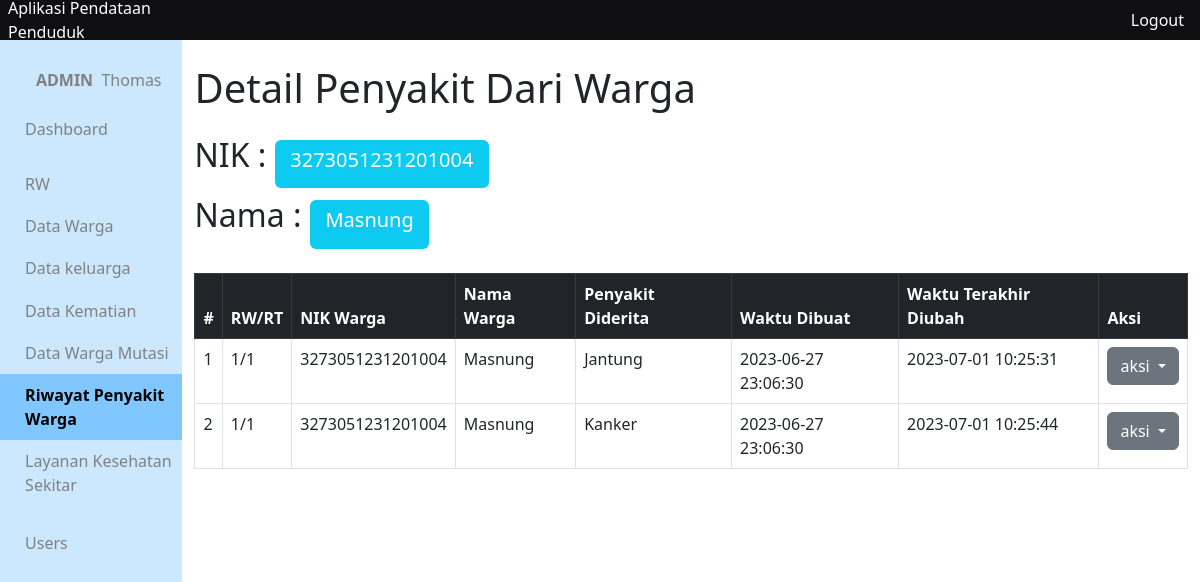
Page /app/views/penyakit-warga/detail.php?nik=3273051231201004&nama=Masnung (signed in) on the committed database.
### tables this page shows
CREATE TABLE `riwayat_penyakit_warga` (
  `id_penyakit_warga` int(10) NOT NULL,
  `nik_penyakit` varchar(16) NOT NULL,
  `id_t_penyakit` int(10) DEFAULT NULL,
  `created_at` timestamp NOT NULL DEFAULT current_timestamp(),
  `updated_at` timestamp NOT NULL DEFAULT current_timestamp()
);

CREATE TABLE `warga` (
  `nik_warga` varchar(16) NOT NULL,
  `no_kk` varchar(16) DEFAULT NULL,
  `status_kk` varchar(50) DEFAULT NULL,
  `nama_warga` varchar(300) DEFAULT NULL,
  `tempat_lahir` varchar(300) DEFAULT NULL,
  `tanggal_lahir` date DEFAULT NULL,
  `alamat_ktp` varchar(300) DEFAULT NULL,
  `alamat_tinggal` varchar(300) DEFAULT NULL,
  `no_rt` int(10) DEFAULT NULL,
  `no_rw` int(10) DEFAULT NULL,
  `agama` varchar(50) DEFAULT NULL,
  `pendidikan_terakhir` varchar(20) DEFAULT NULL,
  `pekerjaan` varchar(200) DEFAULT NULL,
  `jenis_kelamin` char(1) DEFAULT NULL,
  `status_perkawinan` varchar(15) DEFAULT NULL,
  `status_warga` varchar(10) DEFAULT NULL,
  `status_kehidupan` varchar(10) DEFAULT NULL,
  `kewarganegaraan` varchar(10) DEFAULT NULL,
  `gol_darah` char(2) DEFAULT NULL,
  `kontak` varchar(15) DEFAULT NULL,
  `id_adder` int(10) DEFAULT NULL,
  `id_updater` int(10) DEFAULT NULL,
  `created_at` timestamp NULL DEFAULT current_timestamp(),
  `updated_at` timestamp NULL DEFAULT current_timestamp()
);

CREATE TABLE `penyakit` (
  `id_penyakit` int(10) NOT NULL,
  `nama_penyakit` varchar(100) DEFAULT NULL
);

### app/functions/penyakit-warga/function-crud.php (called while the page is built, shortened)
<?php
require_once __DIR__.'/../main-function.php';
function getPenyakitByNIK($nik){
	$query = "SELECT *, nama_penyakit as penyakit,
	riwayat_penyakit_warga.created_at AS ditambah, riwayat_penyakit_warga.updated_at AS diubah
	FROM riwayat_penyakit_warga
	INNER JOIN warga ON riwayat_penyakit_warga.nik_penyakit = warga.nik_warga
	INNER JOIN penyakit on riwayat_penyakit_warga.id_t_penyakit = penyakit.id_penyakit
	WHERE nik_penyakit = '$nik' GROUP BY (id_penyakit_warga)";
	return query($query);
}
 ?>

### app/functions/main-function.php (called while the page is built, shortened)
<?php
$conn = mysqli_connect("localhost", "root", '', "data_penduduk");
function query($query)
{
	global $conn;
	$result = mysqli_query($conn, $query);
	$rows = [];
		while( $row = mysqli_fetch_assoc($result) ) {
			$rows[] = $row;
		}
	return $rows;
}

### app/views/penyakit-warga/detail.php (the view, shortened to what this page needs)
<?php include_once '../layouts/header.php' ?>
<?php include_once '../layouts/side-bar.php' ?>
<?php include_once '../../functions/penyakit-warga/function-crud.php' ?>
<div class="container">
<?php $penyakit_warga = getPenyakitByNIK($_GET['nik']); ?>
	<h1 class="mt-4">Detail Penyakit Dari Warga</h1>
	<h2 class="mt-4">NIK :
		<div class="badge bg-info text-wrap sm-2">
			<h5><?= $_GET['nik'] ?></h5>
		</div>
	</h2>
	<h2>Nama :
		<div class="badge bg-info text-wrap">
			<h5><?= $_GET['nama'] ?></h5>
		</div>
	</h2>
<table class="table table-hover table-bordered mt-4">
	<thead>
	    <tr class="table-dark">
	      <th scope="col">#</th>
	      <th scope="col">RW/RT</th>
	      <th scope="col">NIK Warga</th>
	      <th scope="col">Nama Warga</th>
	      <th scope="col">Penyakit Diderita</th>
	      <th scope="col">Waktu Dibuat</th>
	      <th scope="col">Waktu Terakhir Diubah</th>
	      <th scope="col">Aksi</th>
	    </tr>
	  </thead>
 	<tbody>
 		<?php $no=1 ?>
 		<?php foreach ($penyakit_warga as $pw) : ?>
 		<tr>
 			<td><?= $no++; ?></td>
 			<td><?= $pw['no_rw'] ?>/<?= $pw['no_rt'] ?></td>
 			<td><?= $pw['nik_penyakit'] ?></td>
 			<td><?= $pw['nama_warga'] ?></td>
 			<td>
 				<?php if (strlen($pw['penyakit']) >= 20): ?>
 					<?= substr($pw['penyakit'], 0, 20 ) ?> ...</td>
 				<?php else : ?>
 					<?= $pw['penyakit'] ?>
 				<?php endif ?>
 			<td><?= $pw['created_at'] ?></td>
 			<td>
 			<?php if ($pw['ditambah'] == '0000-00-00 00:00:00'): ?>
  				<div class="badge bg-primary text-wrap mb-3"> Belum Pernah Ada Perubahan </div>
  			<?php else : ?>
  				<?= $pw['diubah'] ?>
  			<?php endif; ?>
 			</td>
 			<td>
 			<div class="dropdown">
			  <button class="btn btn-secondary dropdown-toggle" type="button" data-bs-toggle="dropdown" aria-expanded="false">
			    aksi
			  </button>
			</div>
 			</td>
 		</tr>
 		<?php endforeach ?>
 	</tbody>
</table>
</div>
<?php include_once '../layouts/footer.php' ?>

### app/css/colors.css (style rules this page uses)
:root { --pink: #ecc6b3; --docks: #42506B; --haze: #C6CEFF; --fairy: #45E3FF; --rang1: #CCE8FF; --rang2: #B3DDFF; --rang3: #99D2FF; --rang4: #80C7FF; }

### app/css/style.css (style rules this page uses)
* { margin: 0; padding: 0; }
body { width: 100vw; height: 100vh; }

### rows in the picture
riwayat_penyakit_warga: nik_penyakit.no_rw "1", nik_penyakit.no_rt "1", nik_penyakit "3273051231201004", nik_penyakit.nama_warga "Masnung", id_t_penyakit.nama_penyakit "Jantung", nik_penyakit.created_at "2023-06-27 23:06:30", updated_at "2023-07-01 10:25:31"
riwayat_penyakit_warga: nik_penyakit.no_rw "1", nik_penyakit.no_rt "1", nik_penyakit "3273051231201004", nik_penyakit.nama_warga "Masnung", id_t_penyakit.nama_penyakit "Kanker", nik_penyakit.created_at "2023-06-27 23:06:30", updated_at "2023-07-01 10:25:44"

### other values in the picture
$_SESSION['level'] "ADMIN"
$_SESSION['nama'] "Thomas"
$_GET['nik'] "3273051231201004"
$_GET['nama'] "Masnung"
